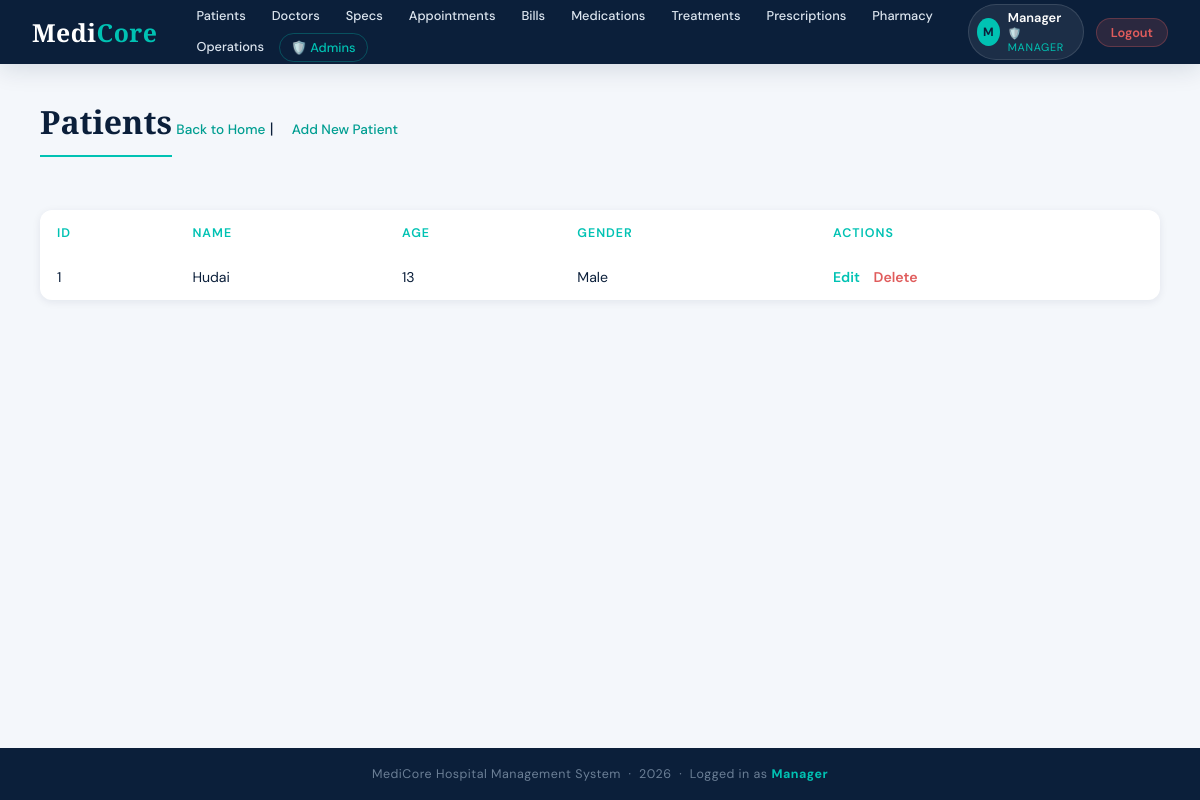
Page /hospital-system/patients/list.php (signed in) on the committed database.
### tables this page shows
CREATE TABLE `patients` (
  `id` int(11) NOT NULL,
  `name` varchar(100) DEFAULT NULL,
  `age` int(11) DEFAULT NULL,
  `gender` varchar(10) DEFAULT NULL
);

### hospital-system/patients/list.php (the view, shortened to what this page needs)
<?php
include('../config/db.php');
include('../includes/header.php');
?>
<h2>Patients</h2>
<a href="../index.php">Back to Home</a> | <a href="add.php">Add New Patient</a>
<br><br>
<table border="1" cellpadding="10">
    <tr>
        <th>ID</th><th>Name</th><th>Age</th><th>Gender</th><th>Actions</th>
    </tr>
    <?php
    $result = $conn->query("SELECT * FROM patients");
    if ($result->num_rows > 0) {
        while ($row = $result->fetch_assoc()) {
            echo "<tr>
                <td>{$row['id']}</td>
                <td>{$row['name']}</td>
                <td>{$row['age']}</td>
                <td>{$row['gender']}</td>
                <td>
                    <a href='edit.php?id={$row['id']}' style='color:#00c2b3;font-weight:600;text-decoration:none;margin-right:10px;'>Edit</a>
                    <a href='list.php?delete={$row['id']}' style='color:#e05c5c;font-weight:600;text-decoration:none;' onclick=\"return confirm('Delete this patient?')\">Delete</a>
                </td>
            </tr>";
        }
    } else {
        echo "<tr><td colspan='5'>No patients found</td></tr>";
    }
    ?>
</table>
<?php include('../includes/footer.php'); ?>

### hospital-system/includes/header.php (style rules this page uses)
:root { --navy: #0b1f3a; --navy-mid: #122947; --teal: #00c2b3; --teal-dim: #009e91; --sky: #e8f7f6; --white: #ffffff; --grey-light:#f4f7fb; --grey-mid: #dce5ef; --grey-text: #6b7f96; --danger: #e05c5c; --success: #27ae7a; --shadow-sm: 0 2px 8px rgba(11,31,58,.08); --shadow-md: 0 6px 24px rgba(11,31,58,.12); --shadow-lg: 0 16px 48px rgba(11,31,58,.16); --radius: 12px; --radius-sm: 7px; }
*, *::before, *::after { box-sizing:border-box; margin:0; padding:0; }
body { font-family: 'DM Sans', sans-serif; background: var(--grey-light); color: var(--navy); min-height: 100vh; display: flex; flex-direction: column; }
h2 { font-family: 'Cormorant Garamond', serif; font-size: 2rem; font-weight: 700; color: var(--navy); margin-bottom: 24px; padding-bottom: 12px; border-bottom: 2px solid var(--teal); display: inline-block; }
p > a, .page-body > a { display: inline-flex; align-items: center; gap: 5px; color: var(--teal-dim); text-decoration: none; font-size: .85rem; font-weight: 500; margin-bottom: 20px; transition: color .2s; }
p > a + a, .page-body > a + a { margin-left: 14px; }
table { width: 100%; border-collapse: collapse; background: var(--white); border-radius: var(--radius); overflow: hidden; box-shadow: var(--shadow-sm); margin-top: 8px; }
th { color: var(--teal); font-size: .78rem; font-weight: 600; text-transform: uppercase; letter-spacing: .08em; padding: 14px 16px; text-align: left; border: none !important; }
td { padding: 13px 16px; font-size: .88rem; color: var(--navy); border: none !important; border-bottom: 1px solid var(--grey-light) !important; vertical-align: middle; }
tbody tr:last-child td { border-bottom: none !important; }

### rows in the picture
patients: id "1", name "Hudai", age "13", gender "Male"

### other values in the picture
substr($_SESSION['user_name'], 0, 1) "M"
$_SESSION['user_name'] "Manager"
